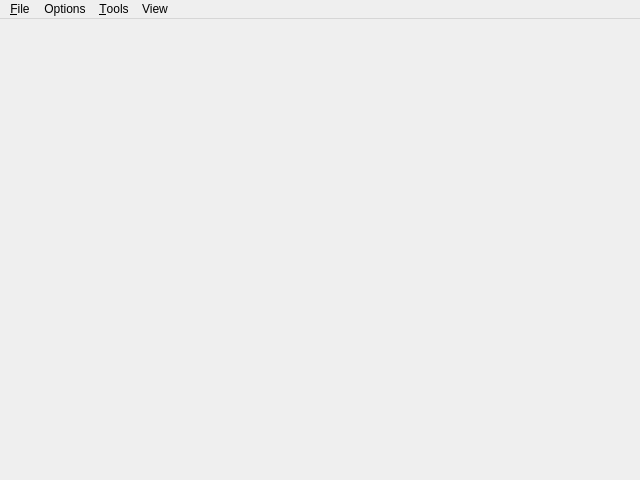
<?xml version="1.0" encoding="UTF-8"?>
<ui version="4.0">
 <class>ZCloudView</class>
 <widget class="QMainWindow" name="ZCloudView">
  <property name="geometry">
   <rect>
    <x>0</x>
    <y>0</y>
    <width>640</width>
    <height>480</height>
   </rect>
  </property>
  <property name="windowTitle">
   <string>3D view</string>
  </property>
  <widget class="QWidget" name="centralwidget">
   <layout class="QGridLayout" name="gridLayout">
    <property name="leftMargin">
     <number>0</number>
    </property>
    <property name="topMargin">
     <number>0</number>
    </property>
    <property name="rightMargin">
     <number>0</number>
    </property>
    <property name="bottomMargin">
     <number>0</number>
    </property>
    <item row="0" column="0">
     <widget class="QVTKWidget" name="qvtkWidget" native="true"/>
    </item>
   </layout>
  </widget>
  <widget class="QMenuBar" name="menubar">
   <property name="geometry">
    <rect>
     <x>0</x>
     <y>0</y>
     <width>640</width>
     <height>21</height>
    </rect>
   </property>
   <widget class="QMenu" name="menuFile">
    <property name="title">
     <string>&amp;File</string>
    </property>
    <addaction name="actionLoadPointCloud"/>
    <addaction name="actionSavePointCloudAs"/>
    <addaction name="separator"/>
    <addaction name="actionCloseAllPointClouds"/>
    <addaction name="separator"/>
    <addaction name="actionRenderToFile"/>
   </widget>
   <widget class="QMenu" name="menuTools">
    <property name="title">
     <string>&amp;Tools</string>
    </property>
    <widget class="QMenu" name="menuSurfaceReconstruction">
     <property name="title">
      <string>Surface reconstruction</string>
     </property>
     <addaction name="actionToolsDelaunay2D"/>
     <addaction name="actionToolsGreedyTriangulation"/>
     <addaction name="actionToolsGridProjection"/>
    </widget>
    <widget class="QMenu" name="menuFit">
     <property name="title">
      <string>Fit</string>
     </property>
     <addaction name="actionToolsFitPlane"/>
     <addaction name="actionToolsFitCylinder"/>
    </widget>
    <widget class="QMenu" name="menuSmooth">
     <property name="title">
      <string>Smooth</string>
     </property>
     <addaction name="actionToolsMovingLeastSquares"/>
    </widget>
    <addaction name="actionToolsStatisticalOutlierRemoval"/>
    <addaction name="actionDownsample"/>
    <addaction name="menuFit"/>
    <addaction name="menuSmooth"/>
    <addaction name="menuSurfaceReconstruction"/>
   </widget>
   <widget class="QMenu" name="menuView">
    <property name="title">
     <string>View</string>
    </property>
    <addaction name="actionViewNormals"/>
    <addaction name="actionViewPoints"/>
    <addaction name="actionViewSurface"/>
    <addaction name="separator"/>
    <addaction name="actionViewCoordinateSystem"/>
   </widget>
   <widget class="QMenu" name="menuOptions">
    <property name="title">
     <string>Options</string>
    </property>
    <widget class="QMenu" name="menuRenderShadingType">
     <property name="title">
      <string>Render shading type</string>
     </property>
     <addaction name="actionRenderShadingFlat"/>
     <addaction name="actionRenderShadingGouraud"/>
     <addaction name="actionRenderShadingPhong"/>
    </widget>
    <addaction name="actionChangeBackgroundColor"/>
    <addaction name="menuRenderShadingType"/>
   </widget>
   <addaction name="menuFile"/>
   <addaction name="menuOptions"/>
   <addaction name="menuTools"/>
   <addaction name="menuView"/>
  </widget>
  <action name="actionLoadPointCloud">
   <property name="text">
    <string>&amp;Load point cloud...</string>
   </property>
  </action>
  <action name="actionSavePointCloudAs">
   <property name="text">
    <string>&amp;Save point cloud as...</string>
   </property>
  </action>
  <action name="actionCloseAllPointClouds">
   <property name="text">
    <string>Close all point clouds</string>
   </property>
  </action>
  <action name="actionToolsStatisticalOutlierRemoval">
   <property name="text">
    <string>Statistical outlier removal...</string>
   </property>
  </action>
  <action name="actionToolsMovingLeastSquares">
   <property name="text">
    <string>Moving least squares...</string>
   </property>
  </action>
  <action name="actionToolsGreedyTriangulation">
   <property name="text">
    <string>Greedy triangulation...</string>
   </property>
  </action>
  <action name="actionToolsGridProjection">
   <property name="text">
    <string>Grid projection...</string>
   </property>
  </action>
  <action name="actionDownsample">
   <property name="text">
    <string>Downsample...</string>
   </property>
  </action>
  <action name="actionViewCoordinateSystem">
   <property name="checkable">
    <bool>true</bool>
   </property>
   <property name="text">
    <string>Coordinate system</string>
   </property>
  </action>
  <action name="actionToolsFitPlane">
   <property name="text">
    <string>Plane...</string>
   </property>
  </action>
  <action name="actionToolsFitCylinder">
   <property name="text">
    <string>Cylinder...</string>
   </property>
  </action>
  <action name="actionViewNormals">
   <property name="checkable">
    <bool>true</bool>
   </property>
   <property name="text">
    <string>Normals</string>
   </property>
  </action>
  <action name="actionViewPoints">
   <property name="checkable">
    <bool>true</bool>
   </property>
   <property name="text">
    <string>Points</string>
   </property>
  </action>
  <action name="actionViewSurface">
   <property name="checkable">
    <bool>true</bool>
   </property>
   <property name="text">
    <string>Surface</string>
   </property>
  </action>
  <action name="actionChangeBackgroundColor">
   <property name="text">
    <string>Change background color...</string>
   </property>
  </action>
  <action name="actionRenderShadingFlat">
   <property name="checkable">
    <bool>true</bool>
   </property>
   <property name="checked">
    <bool>true</bool>
   </property>
   <property name="text">
    <string>Flat</string>
   </property>
  </action>
  <action name="actionRenderShadingGouraud">
   <property name="checkable">
    <bool>true</bool>
   </property>
   <property name="text">
    <string>Gouraud</string>
   </property>
  </action>
  <action name="actionRenderShadingPhong">
   <property name="checkable">
    <bool>true</bool>
   </property>
   <property name="text">
    <string>Phong</string>
   </property>
  </action>
  <action name="actionRenderToFile">
   <property name="text">
    <string>Render to file...</string>
   </property>
  </action>
  <action name="actionToolsDelaunay2D">
   <property name="text">
    <string>Delaunay 2D...</string>
   </property>
  </action>
 </widget>
 <customwidgets>
  <customwidget>
   <class>QVTKWidget</class>
   <extends>QWidget</extends>
   <header>QVTKWidget.h</header>
   <container>1</container>
  </customwidget>
 </customwidgets>
 <resources/>
 <connections/>
</ui>
